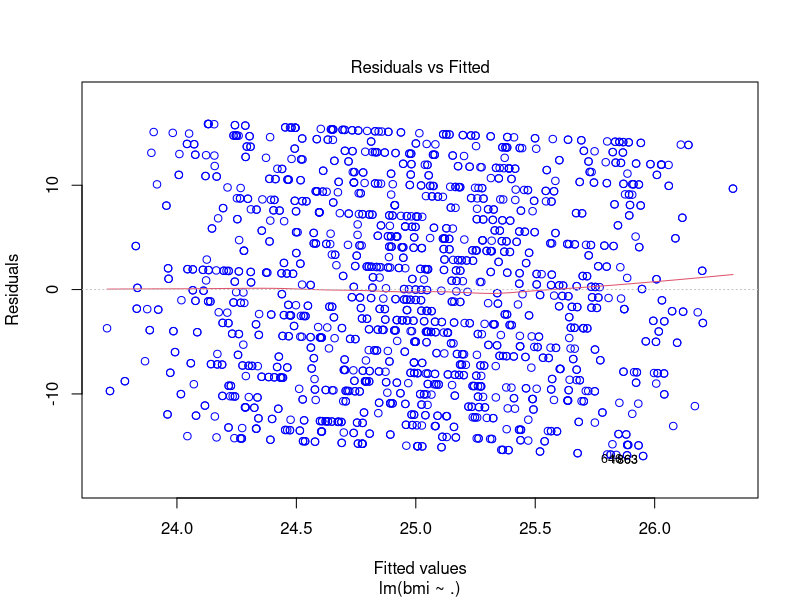
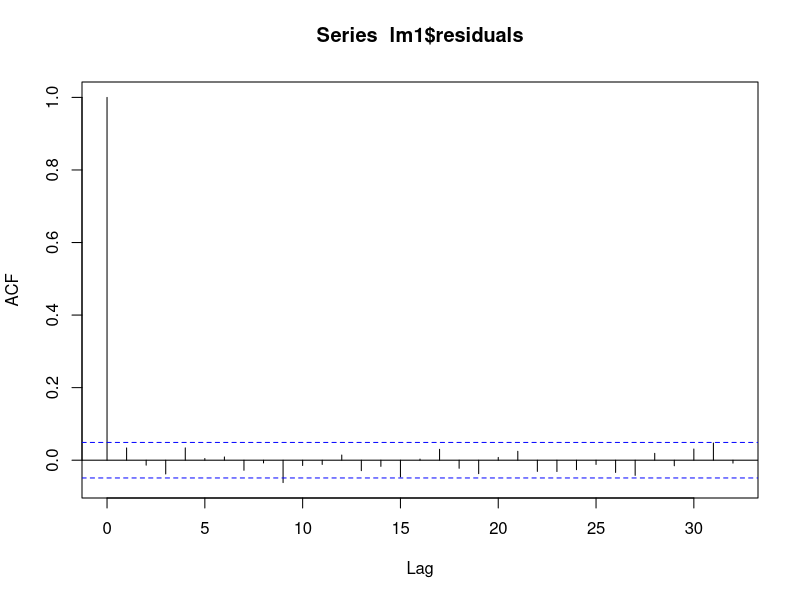
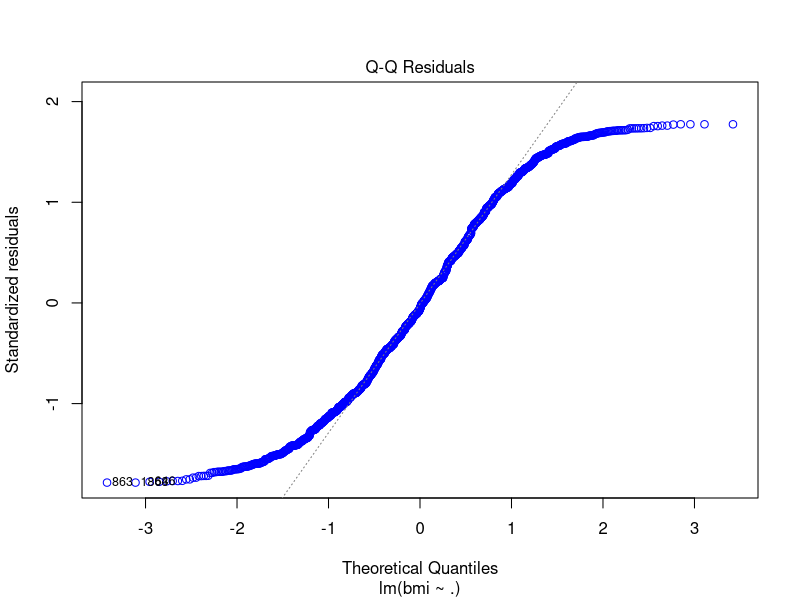
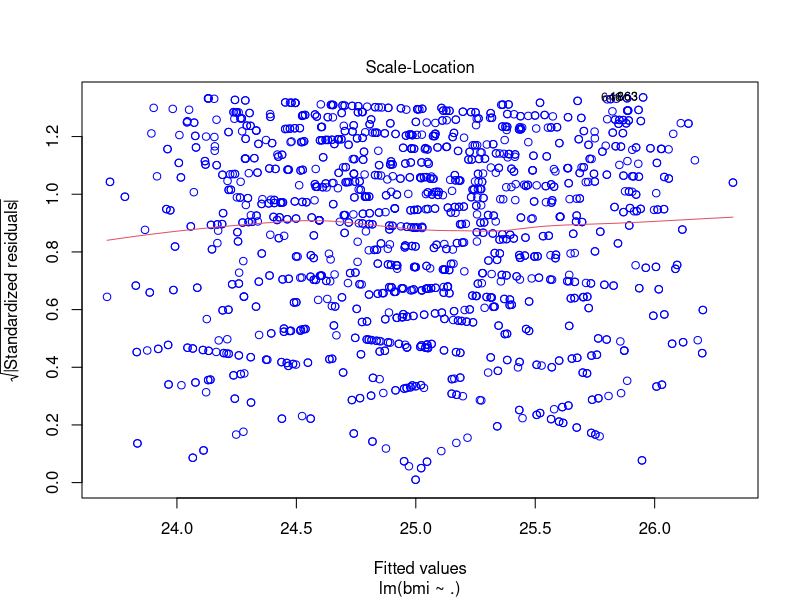

These charts were generated, in order, by the following R code:
## ---- chunk 1
knitr::opts_chunk$set(echo = TRUE)
## ---- chunk 2
age <- sample(0:99,size = 1000, replace =T)


## ---- chunk 3
bmi <- sample(10:40, size = 1000, replace = T)
## ---- chunk 4
sex <- rep(c(0,1),1000,repace=T)



## ---- chunk 5
sn <- c(1:1000)
df <- data.frame(sn,bmi,age,sex)
head(df)
## ---- chunk 6
set.seed(11)
nd = sample(2,nrow(df), replace= T,prob = c(0.8,0.2))
train_data <- df[nd ==1,]
test_data <- df[nd==2, ]
## ---- chunk 7
lm1 <- lm(bmi~.,data = train_data)
summary(lm1)
## ---- chunk 8
plot(lm1, which = 1, col= c("blue"))
## ---- chunk 9
summary(lm1$residuals)
## ---- chunk 10
acf(lm1$residuals)
## ---- chunk 11
library(car)
durbinWatsonTest(lm1)
## ---- chunk 12
plot(lm1, which = 2, col = c("blue"))
## ---- chunk 13
shapiro.test(lm1$residuals)
## ---- chunk 14
plot(lm1,which = 3, col= c("blue"))
## ---- chunk 15
library(lmtest)
bptest(lm1)
## ---- chunk 16
pred <- predict(lm1, data = test_data)
length(pred)
## ---- chunk 17
length(test_data$bmi)
## ---- chunk 18
library('caret')
data.frame(R2 = R2(pred, 
train_data$bmi),
RMSE = RMSE(pred, 
train_data$bmi),
MAE = MAE(pred, 
train_data$bmi))



